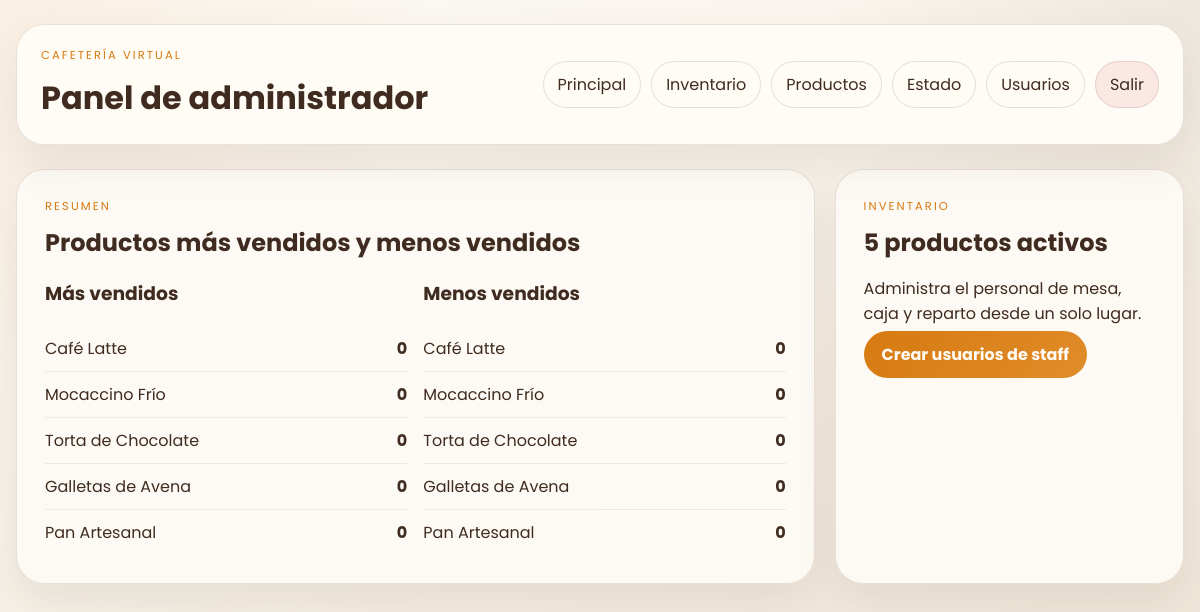
The page /admin (signed in) on the database its author committed.
### app.py (models this page shows)
class Product(db.Model):
    id = db.Column(db.Integer, primary_key=True)
    name = db.Column(db.String(140), nullable=False)
    description = db.Column(db.Text, nullable=False)
    category = db.Column(db.String(60), nullable=False)
    image_url = db.Column(db.Text, nullable=False)
    price = db.Column(db.Float, nullable=False)
    discount_price = db.Column(db.Float, nullable=True)
    ingredients = db.Column(db.Text, nullable=False, default="[]")
    ingredient_options = db.Column(db.Text, nullable=False, default="{}")
    exhausted = db.Column(db.Boolean, default=False)
    sold_count = db.Column(db.Integer, default=0)
    created_at = db.Column(db.DateTime, default=datetime.utcnow)

### app.py (the view)
        def wrapped(*args, **kwargs):
            if not current_user.is_authenticated or current_user.role not in roles:
                return redirect(url_for("login"))
            return view(*args, **kwargs)

### app.py (called while the page is built)
@login_manager.user_loader
def load_user(user_id):
    return db.session.get(User, int(user_id))

def role_required(*roles):
    def decorator(view):
        def wrapped(*args, **kwargs):
            if not current_user.is_authenticated or current_user.role not in roles:
                return redirect(url_for("login"))
            return view(*args, **kwargs)
        wrapped.__name__ = view.__name__
        return wrapped
    return decorator

@app.context_processor
def inject_helpers():
    return {"money": money, "POINT_VALUE": POINT_VALUE, "POINTS_EARN_THRESHOLD": POINTS_EARN_THRESHOLD}

@app.route("/admin")
@login_required
@role_required("admin")
def admin_dashboard():
    products = Product.query.all()
    top = sorted(products, key=lambda item: item.sold_count, reverse=True)[:5]
    bottom = sorted(products, key=lambda item: item.sold_count)[:5]
    return render_template("admin_dashboard.html", top=top, bottom=bottom, products=products)

### templates/admin_dashboard.html (shortened to what this page needs)
{% extends 'base.html' %}
{% block header_title %}Panel de administrador{% endblock %}
{% block content %}
<section class="dashboard-grid admin-grid">
  <div class="panel panel-wide">
    <p class="eyebrow">Resumen</p>
    <h2>Productos más vendidos y menos vendidos</h2>
    <div class="split-columns">
      <div>
        <h3>Más vendidos</h3>
        {% for product in top %}
          <div class="metric-row">
            <span>{{ product.name }}</span>
            <strong>{{ product.sold_count }}</strong>
          </div>
        {% endfor %}
      </div>
      <div>
        <h3>Menos vendidos</h3>
        {% for product in bottom %}
          <div class="metric-row">
            <span>{{ product.name }}</span>
            <strong>{{ product.sold_count }}</strong>
          </div>
        {% endfor %}
      </div>
    </div>
  </div>
  <div class="panel">
    <p class="eyebrow">Inventario</p>
    <h2>{{ products|length }} productos activos</h2>
    <p>Administra el personal de mesa, caja y reparto desde un solo lugar.</p>
    <a class="btn primary full" href="{{ url_for('admin_users') }}">Crear usuarios de staff</a>
  </div>
</section>
{% endblock %}

### templates/base.html (shortened to what this page needs)
<!doctype html>
<html lang="es">
<head>
  <link rel="stylesheet" href="{{ url_for('static', filename='css/style.css') }}">
</head>
<body>
  <div class="page-shell">
    <header class="topbar">
      <div>
        <p class="eyebrow">Cafetería virtual</p>
        <h1>{% block header_title %}Sabor, pedidos y control{% endblock %}</h1>
      </div>
      <nav class="topnav">
        {% if current_user.is_authenticated %}
          {% if current_user.role == 'usuario' %}
            <a href="{{ url_for('user_dashboard') }}">Principal</a>
            <a href="{{ url_for('user_tracking') }}">Rastreo</a>
            <a href="{{ url_for('user_history') }}">Historial</a>
          {% elif current_user.role == 'mesero' %}
            <a href="{{ url_for('user_dashboard') }}">Principal</a>
          {% elif current_user.role == 'cajero' %}
            <a href="{{ url_for('cashier_dashboard') }}">Caja</a>
          {% elif current_user.role == 'admin' %}
            <a href="{{ url_for('admin_dashboard') }}">Principal</a>
            <a href="{{ url_for('admin_inventory') }}">Inventario</a>
            <a href="{{ url_for('admin_products') }}">Productos</a>
            <a href="{{ url_for('admin_orders') }}">Estado</a>
            <a href="{{ url_for('admin_users') }}">Usuarios</a>
          {% elif current_user.role == 'cocina' %}
            <a href="{{ url_for('kitchen') }}">Cocina</a>
          {% elif current_user.role == 'repartidor' %}
            <a href="{{ url_for('delivery_dashboard') }}">Repartidor</a>
          {% elif current_user.role == 'mesero' %}
            <a href="{{ url_for('staff_dashboard') }}">Panel</a>
          {% endif %}
          <a class="nav-logout" href="{{ url_for('logout') }}">Salir</a>
        {% endif %}
      </nav>
    </header>
    <main class="main-area">
      {% block content %}{% endblock %}
    </main>
  </div>
</body>
</html>

### static/css/style.css (style rules this page uses)
:root { --bg: #f7f1e7; --bg-soft: #ece2d3; --card: rgba(253, 250, 245, 0.97); --card-strong: #fffdf9; --line: rgba(99, 71, 52, 0.15); --text: #3f2b1f; --muted: #7b6554; --accent: #d77a11; --accent-2: #b86207; --danger: #d64545; --shadow: 0 18px 44px rgba(99, 71, 52, 0.11); }
* { box-sizing: border-box; }
body { margin: 0; font-family: 'Poppins', sans-serif; background: radial-gradient(circle at top left, rgba(215, 122, 17, 0.08), transparent 30%), radial-gradient(circle at top right, rgba(99, 71, 52, 0.07), transparent 26%), linear-gradient(160deg, #fdfaf5, #f7f1e7 50%, #ece2d3); color: var(--text); min-height: 100vh; }
a { color: var(--accent-2); text-decoration: none; }
.page-shell { width: min(1440px, calc(100% - 32px)); margin: 0 auto; padding: 24px 0 48px; }
.topbar { display: flex; align-items: center; justify-content: space-between; gap: 16px; padding: 22px 24px; border: 1px solid var(--line); border-radius: 28px; background: rgba(255, 252, 247, 0.94); box-shadow: var(--shadow); backdrop-filter: blur(18px); }
.topbar h1, .panel h2, .hero-card h2 { margin: 0; }
.topnav { display: flex; flex-wrap: wrap; gap: 10px; }
.topnav a { padding: 10px 14px; border-radius: 999px; background: rgba(255, 251, 246, 0.96); border: 1px solid var(--line); color: var(--text); }
.nav-logout { background: rgba(214, 69, 69, 0.10) !important; }
.eyebrow { text-transform: uppercase; letter-spacing: 0.18em; font-size: 0.72rem; color: var(--accent); margin: 0 0 10px; }
.main-area { padding-top: 24px; }
.auth-layout, .dashboard-grid, .tracking-layout { display: grid; gap: 20px; }
.hero-card, .auth-card, .panel { background: var(--card); border: 1px solid var(--line); border-radius: 28px; padding: 28px; box-shadow: var(--shadow); }
.btn, .chip, .link-btn { border: 0; border-radius: 999px; padding: 12px 18px; font: inherit; cursor: pointer; }
.btn.primary { background: linear-gradient(135deg, var(--accent), #e08c2a); color: #fffaf4; font-weight: 700; }
.btn.full { width: 100%; }
.user-grid, .admin-grid { grid-template-columns: minmax(0, 1.6fr) minmax(300px, 0.7fr); }
.panel-wide { min-height: 100%; }
.section-header, .history-top, .history-card, .admin-product-row, .order-row, .kitchen-card, .metric-row { display: flex; align-items: center; justify-content: space-between; gap: 16px; }
.split-columns { display: grid; grid-template-columns: repeat(2, 1fr); gap: 16px; }
.metric-row { padding: 10px 0; border-bottom: 1px solid rgba(111,78,55,0.10); }
.metric-row:last-child { border-bottom: 0; }

### rows shown on the page
Product: name "Café Latte", sold_count "0"
Product: name "Mocaccino Frío", sold_count "0"
Product: name "Torta de Chocolate", sold_count "0"
Product: name "Galletas de Avena", sold_count "0"
Product: name "Pan Artesanal", sold_count "0"

### other values the page prints
{{ products|length }} "5"
